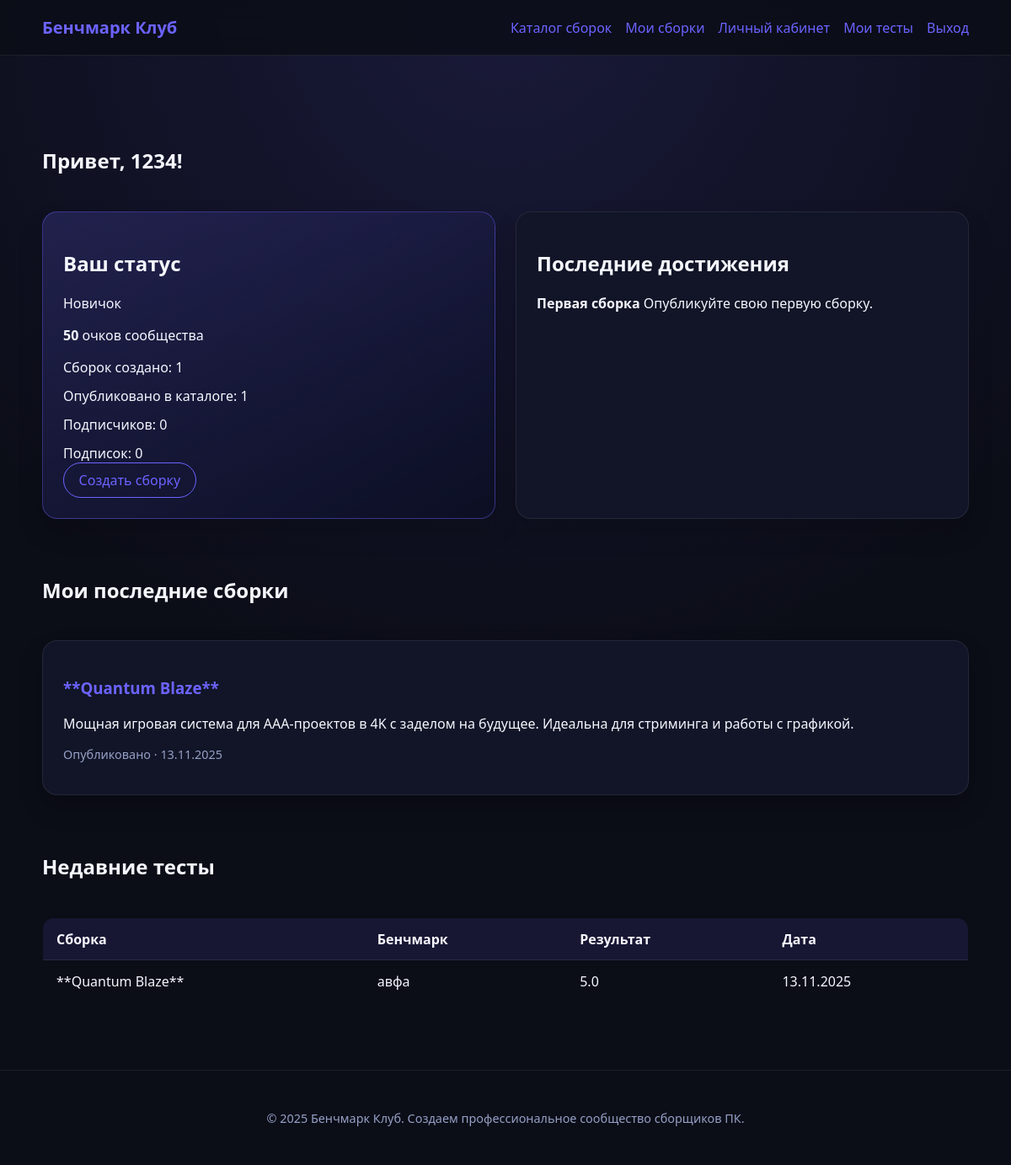
The page /dashboard/ (signed in) on the database its author committed.
### app/models.py (models this page shows, shortened)
class User(UserMixin, db.Model):
    __tablename__ = "users"
    id = db.Column(db.Integer, primary_key=True)
    phone_number = db.Column(db.String(20), unique=True, nullable=False, index=True)
    display_name = db.Column(db.String(80), nullable=False)
    email = db.Column(db.String(120), unique=True)
    password_hash = db.Column(db.String(255), nullable=False)
    role = db.Column(db.Enum(Role), default=Role.MEMBER, nullable=False)
    bio = db.Column(db.Text)
    created_at = db.Column(db.DateTime, default=datetime.utcnow, nullable=False)
    builds = db.relationship("Build", back_populates="author", cascade="all,delete")
    comments = db.relationship(
        "BuildComment", back_populates="author", cascade="all,delete"
    )
    ratings = db.relationship(
        "BuildRating", back_populates="reviewer", cascade="all,delete"
    )
    achievements = db.relationship(
        "UserAchievement", back_populates="user", cascade="all,delete"
    )
    subscriptions = db.relationship(
        "Subscription",
        foreign_keys="Subscription.follower_id",
        back_populates="follower",
        cascade="all,delete",
    )
    followers = db.relationship(
        "Subscription",
        foreign_keys="Subscription.followed_id",
        back_populates="followed",
        cascade="all,delete",
    )
    benchmarks = db.relationship(
        "BenchmarkResult", back_populates="user", cascade="all,delete"
    )

class UserAchievement(db.Model):
    __tablename__ = "user_achievements"
    id = db.Column(db.Integer, primary_key=True)
    awarded_at = db.Column(db.DateTime, default=datetime.utcnow, nullable=False)
    user_id = db.Column(db.Integer, db.ForeignKey("users.id"), nullable=False)
    achievement_id = db.Column(
        db.Integer, db.ForeignKey("achievements.id"), nullable=False
    )
    user = db.relationship("User", back_populates="achievements")
    achievement = db.relationship("Achievement", back_populates="user_achievements")
    __table_args__ = (
        db.UniqueConstraint(
            "user_id",
            "achievement_id",
            name="uniq_user_achievement",
        ),
    )

class Achievement(db.Model):
    __tablename__ = "achievements"
    id = db.Column(db.Integer, primary_key=True)
    code = db.Column(db.String(50), unique=True, nullable=False)
    name = db.Column(db.String(120), nullable=False)
    description = db.Column(db.Text, nullable=False)
    points = db.Column(db.Integer, default=0, nullable=False)
    user_achievements = db.relationship(
        "UserAchievement",
        back_populates="achievement",
        cascade="all,delete-orphan",
    )

class Build(db.Model):
    __tablename__ = "builds"
    id = db.Column(db.Integer, primary_key=True)
    title = db.Column(db.String(120), nullable=False)
    description = db.Column(db.Text, nullable=False)
    hardware_summary = db.Column(db.Text, nullable=False)
    is_published = db.Column(db.Boolean, default=False, nullable=False)
    is_anonymous = db.Column(db.Boolean, default=False, nullable=False)
    cover_image = db.Column(db.String(255))
    created_at = db.Column(db.DateTime, default=datetime.utcnow, nullable=False)
    updated_at = db.Column(
        db.DateTime, default=datetime.utcnow, onupdate=datetime.utcnow
    )
    author_id = db.Column(db.Integer, db.ForeignKey("users.id"), nullable=False)
    author = db.relationship("User", back_populates="builds")
    tags = db.relationship("Tag", secondary=build_tags, back_populates="builds")
    comments = db.relationship(
        "BuildComment", back_populates="build", cascade="all,delete-orphan"
    )
    ratings = db.relationship(
        "BuildRating", back_populates="build", cascade="all,delete-orphan"
    )
    components = db.relationship(
        "BuildComponent", back_populates="build", cascade="all,delete-orphan"
    )
    benchmarks = db.relationship(
        "BenchmarkResult", back_populates="build", cascade="all,delete-orphan"
    )

class BenchmarkResult(db.Model):
    __tablename__ = "benchmark_results"
    id = db.Column(db.Integer, primary_key=True)
    build_name = db.Column(db.String(120), nullable=False)
    benchmark_name = db.Column(db.String(120), nullable=False)
    score = db.Column(db.Float, nullable=False)
    notes = db.Column(db.Text)
    recorded_at = db.Column(db.DateTime, default=datetime.utcnow, nullable=False)
    user_id = db.Column(db.Integer, db.ForeignKey("users.id"), nullable=False)
    build_id = db.Column(db.Integer, db.ForeignKey("builds.id"))
    screenshot_path = db.Column(db.String(255))
    is_anonymous = db.Column(db.Boolean, default=False, nullable=False)
    user = db.relationship("User", back_populates="benchmarks")
    build = db.relationship("Build", back_populates="benchmarks")

### app/routes.py (the view)
@dashboard_bp.route("/")
@login_required
def overview():
    profile = get_gamification_profile(current_user)
    recent_achievements = (
        UserAchievement.query.filter_by(user_id=current_user.id)
        .order_by(UserAchievement.awarded_at.desc())
        .limit(5)
        .all()
    )
    recent_builds = (
        Build.query.filter_by(author_id=current_user.id)
        .order_by(Build.created_at.desc())
        .limit(5)
        .all()
    )
    latest_benchmarks = (
        BenchmarkResult.query.filter_by(user_id=current_user.id)
        .order_by(BenchmarkResult.recorded_at.desc())
        .limit(5)
        .all()
    )
    return render_template(
        "dashboard/overview.html",
        profile=profile,
        achievements=recent_achievements,
        recent_builds=recent_builds,
        benchmarks=latest_benchmarks,
    )

### app/__init__.py (called while the page is built)
def _register_context_processors(app: Flask) -> None:
    @app.context_processor
    def inject_globals():
        return {"current_year": datetime.utcnow().year}

### app/models.py (called while the page is built)
@login_manager.user_loader
def load_user(user_id):
    return User.query.get(int(user_id))

### app/utils.py (called while the page is built)
def get_gamification_profile(user: User) -> GamificationProfile:
    points = sum(ua.achievement.points for ua in user.achievements)
    total_builds = Build.query.filter_by(author_id=user.id).count()
    published_builds = Build.query.filter_by(
        author_id=user.id, is_published=True
    ).count()
    followers = Subscription.query.filter_by(followed_id=user.id).count()
    following = Subscription.query.filter_by(follower_id=user.id).count()
    title = _determine_title(points, published_builds, followers)
    return GamificationProfile(
        title=title,
        points=points,
        total_builds=total_builds,
        published_builds=published_builds,
        followers=followers,
        following=following,
    )

def _determine_title(points: int, published: int, followers: int) -> str:
    if points >= 500 or (published >= 10 and followers >= 20):
        return "Легенда сборок"
    if points >= 250 or (published >= 5 and followers >= 10):
        return "Оверклокер"
    if points >= 100 or (published >= 2 and followers >= 5):
        return "Мастер сборки"
    if points >= 50 or published >= 1:
        return "Новичок"
    return "Наблюдатель"

### app/templates/dashboard/overview.html (shortened to what this page needs)
{% extends "base.html" %}
{% block content %}
  <section class="grid">
    <h1>Привет, {{ current_user.display_name }}!</h1>
    <div class="cards-grid two-cols">
      <article class="card highlight">
        <h2>Ваш статус</h2>
        <p class="status-title">{{ profile.title }}</p>
        <p><strong>{{ profile.points }}</strong> очков сообщества</p>
        <ul class="stat-list">
          <li>Сборок создано: {{ profile.total_builds }}</li>
          <li>Опубликовано в каталоге: {{ profile.published_builds }}</li>
          <li>Подписчиков: {{ profile.followers }}</li>
          <li>Подписок: {{ profile.following }}</li>
        </ul>
        <a class="btn" href="{{ url_for('builds.create') }}">Создать сборку</a>
      </article>
      <article class="card">
        <h2>Последние достижения</h2>
        <ul class="achievement-list">
          {% for item in achievements %}
            <li>
              <strong>{{ item.achievement.name }}</strong>
              <span>{{ item.achievement.description }}</span>
            </li>
          {% else %}
            <li>Вы еще не заработали достижений — начните с первой публикации!</li>
          {% endfor %}
        </ul>
      </article>
    </div>
  </section>
  <section class="grid">
    <h2>Мои последние сборки</h2>
    <div class="cards-grid">
      {% for build in recent_builds %}
        <article class="card">
          <h3><a href="{{ url_for('builds.detail', build_id=build.id) }}">{{ build.title }}</a></h3>
          <p>{{ build.description|truncate(120) }}</p>
          <p class="card__meta">
            {{ 'Опубликовано' if build.is_published else 'Черновик' }} · {{ build.updated_at.strftime('%d.%m.%Y') if build.updated_at else build.created_at.strftime('%d.%m.%Y') }}
          </p>
        </article>
      {% else %}
        <p>Еще нет сборок. Создайте первую и поделитесь с комьюнити!</p>
      {% endfor %}
    </div>
  </section>
  <section class="grid">
    <h2>Недавние тесты</h2>
    <table class="table">
      <thead>
        <tr>
          <th>Сборка</th>
          <th>Бенчмарк</th>
          <th>Результат</th>
          <th>Дата</th>
        </tr>
      </thead>
      <tbody>
        {% for item in benchmarks %}
          <tr>
            <td>{{ item.build_name }}</td>
            <td>{{ item.benchmark_name }}</td>
            <td>{{ item.score }}</td>
            <td>
              {{ item.recorded_at.strftime('%d.%m.%Y') }}
            </td>
          </tr>
        {% else %}
          <tr>
            <td colspan="4">Еще нет сохраненных бенчмарков.</td>
          </tr>
        {% endfor %}
      </tbody>
    </table>
  </section>
{% endblock %}

### app/static/css/styles.css (style rules this page uses)
:root { color-scheme: dark; --bg: #0b0d17; --surface: #111527; --surface-alt: #161b33; --text: #f5f7ff; --muted: #96a0c6; --accent: #6c63ff; --accent-hover: #867dff; --danger: #ff5c8a; --success: #4bd582; --border: rgba(255, 255, 255, 0.08); font-family: "Segoe UI", system-ui, -apple-system, sans-serif; }
body { margin: 0; background: radial-gradient(circle at top, rgba(108, 99, 255, 0.15), transparent 55%), var(--bg); color: var(--text); min-height: 100vh; }
a { color: var(--accent); text-decoration: none; }
.btn { display: inline-block; padding: 0.55rem 1.1rem; border-radius: 999px; border: 1px solid var(--accent); color: var(--accent); transition: all 0.2s ease-in-out; }
.card { background: var(--surface); border: 1px solid var(--border); border-radius: 18px; padding: 1.5rem; box-shadow: 0 15px 30px rgba(0, 0, 0, 0.15); }
.card.highlight { background: linear-gradient(145deg, rgba(108, 99, 255, 0.2), rgba(12, 15, 36, 0.95)); border-color: rgba(108, 99, 255, 0.4); }
.card__meta { color: var(--muted); font-size: 0.9rem; }
.grid { margin-top: 3rem; display: grid; gap: 1.5rem; }
.cards-grid { display: grid; gap: 1.5rem; grid-template-columns: repeat(auto-fit, minmax(260px, 1fr)); }
.cards-grid.two-cols { grid-template-columns: repeat(auto-fit, minmax(320px, 1fr)); }
.table { width: 100%; border-collapse: collapse; border: 1px solid var(--border); border-radius: 14px; overflow: hidden; }
.table th, .table td { padding: 0.85rem 1rem; border-bottom: 1px solid var(--border); }
.table th { background: rgba(108, 99, 255, 0.12); text-align: left; }
.achievement-list, .stat-list, .benchmark-list, .comment-list, .leaderboard { list-style: none; padding: 0; margin: 0; display: grid; gap: 0.75rem; }

### rows shown on the page
User: display_name "1234"
UserAchievement: achievement.name "Первая сборка", achievement.description "Опубликуйте свою первую сборку."
Build: title "**Quantum Blaze**", description "Мощная игровая система для AAA-проектов в 4K с заделом на будущее. Идеальна для стриминга и работы с графикой.", is_published "Опубликовано", updated_at "13.11.2025"
BenchmarkResult: build_name "**Quantum Blaze**", benchmark_name "авфа", score "5.0", recorded_at "13.11.2025"

### other values the page prints
{{ profile.title }} "Новичок"
{{ profile.points }} "50"
{{ profile.total_builds }} "1"
{{ profile.published_builds }} "1"
{{ profile.followers }} "0"
{{ profile.following }} "0"
